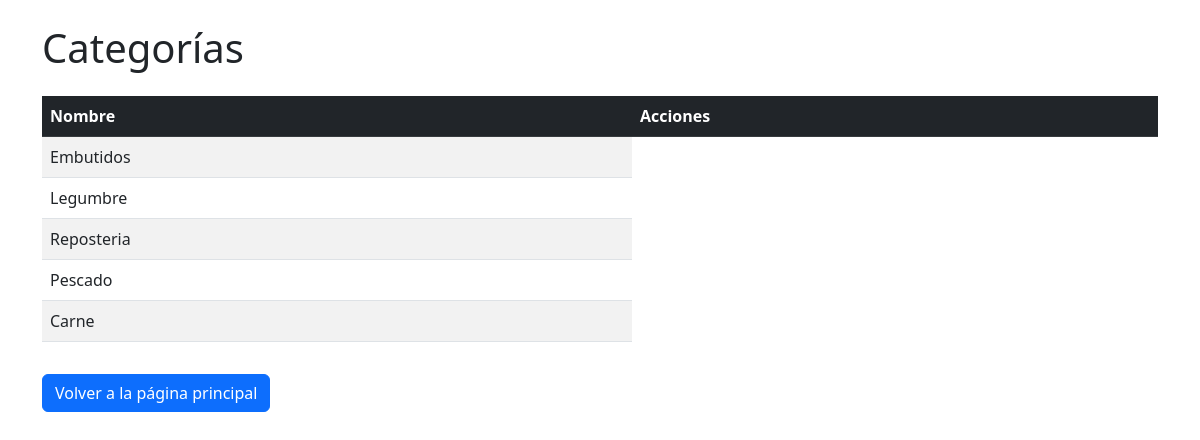
Screenshot of /categorias with the database file from the repository.
### recetasapp/models.py (models this page shows, shortened)
class CategoriaIngrediente(models.Model):
    nombre = models.CharField(max_length=50)

### recetasapp/views.py (the view)
# urls.py: path('categorias', views.categoria_lista, name='categoria_lista'),
def categoria_lista(request):
    categorias = CategoriaIngrediente.objects.all()
    contexto = {'categorias':categorias}
    return render(request, 'recetasapp/categoria_lista.html', contexto)

### recetasapp/templates/recetasapp/categoria_lista.html
{% extends 'recetasapp/base.html' %}
{% block content %}
<div class="container mt-4">
    <h1 class="mb-4">Categorías</h1>
    <div class="table-responsive">
        <table class="table table-striped table-hover align-middle">
            <thead class="table-dark">
                <tr>
                    <th>Nombre</th>
                    <th>Acciones</th>
                </tr>
            </thead>
            <tbody>
                {% for categoria in categorias %}
                    <tr>
                        <td>{{ categoria.nombre }}</td>
                    </tr>
                {% empty %}
                    <tr>
                        <td colspan="2" class="text-center">No hay categorías aún</td>
                    </tr>
                {% endfor %}
            </tbody>
        </table>
    <div class="mt-3">
        <a href="{% url 'inicio' %}" class="btn btn-primary mt-3">
        Volver a la página principal
        </a>
    </div>
    </div>
</div>
{% endblock %}

### rows the page displays
CategoriaIngrediente: nombre "Embutidos"
CategoriaIngrediente: nombre "Legumbre"
CategoriaIngrediente: nombre "Reposteria"
CategoriaIngrediente: nombre "Pescado"
CategoriaIngrediente: nombre "Carne"
